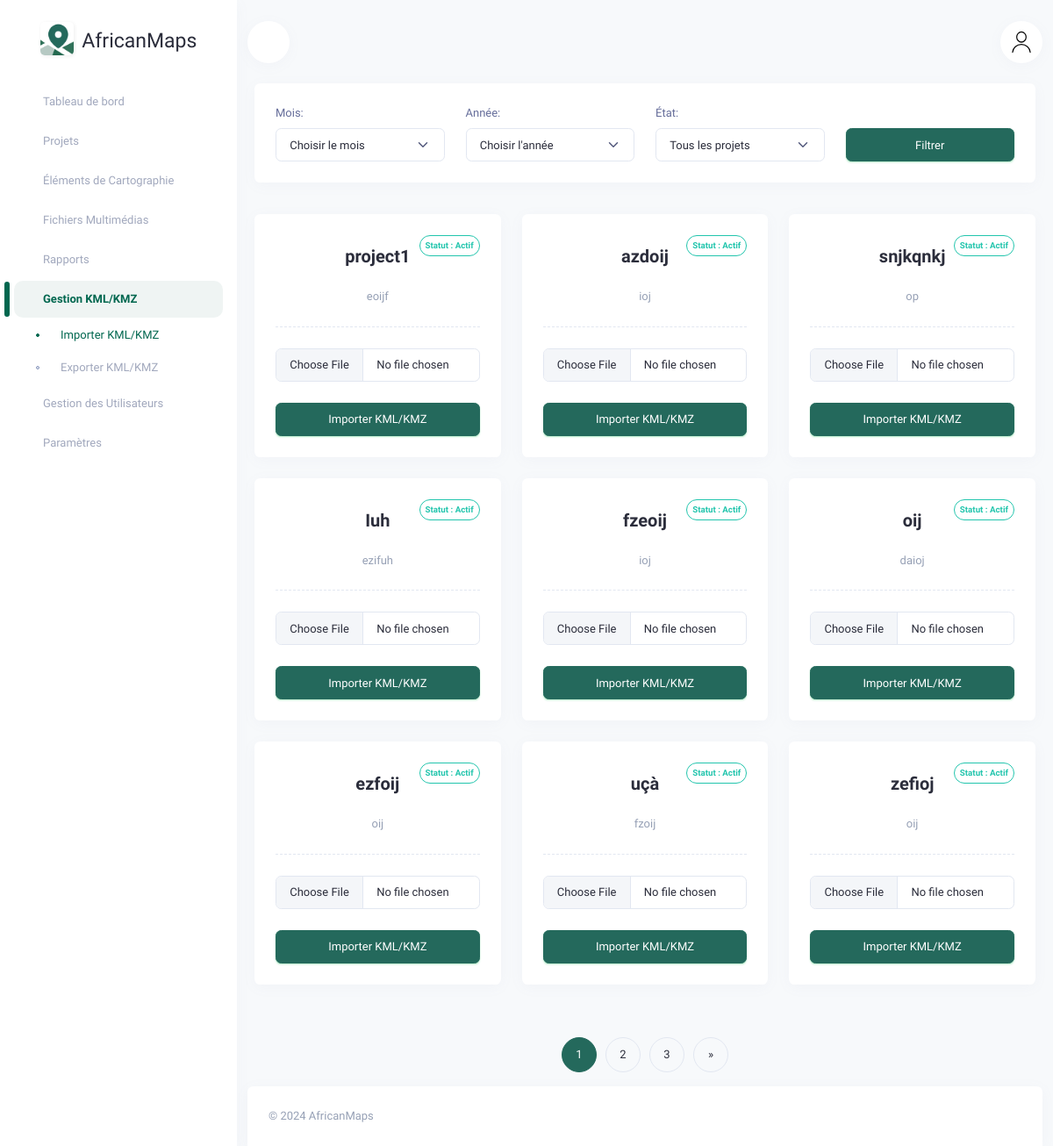
Before: /import/kml-kmz/ with the older database file.
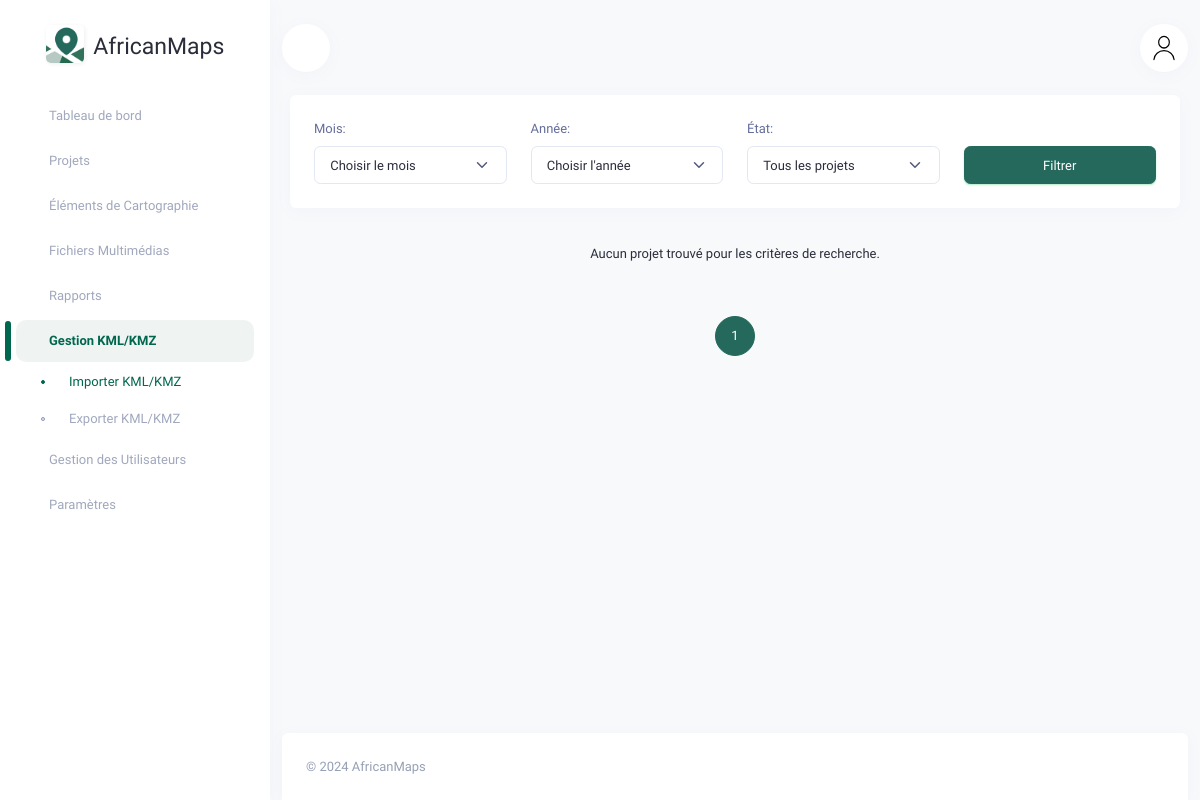
After: the same page with the newer database file.
### dashboard_app/models.py (models this page shows, shortened)
class Location(models.Model):
    geojson = models.TextField()
    description = models.TextField()
    name = models.CharField(max_length=100)
    created_at = models.DateTimeField(auto_now_add=True)
    archived = models.BooleanField(default=False)

### dashboard_app/views.py (the view)
# urls.py: path('import/kml-kmz/', views.import_kml_kmz, name='import_kml_kmz'),
def import_kml_kmz(request):
    month = request.GET.get('month')
    year = request.GET.get('year')
    archived = request.GET.get('archived')
    locations = Location.objects.all().order_by('-created_at')
    if month and not year:
        current_year = datetime.now().year
        locations = locations.filter(created_at__year=current_year, created_at__month=month)
    elif year:
        locations = locations.filter(created_at__year=year)
        if month:
            locations = locations.filter(created_at__month=month)
    if archived == 'archived':
        locations = locations.filter(archived=True)
    elif archived == 'non_archived':
        locations = locations.filter(archived=False)
    paginator = Paginator(locations, 9)
    page_number = request.GET.get('page')
    page_obj = paginator.get_page(page_number)
    months = [{'name': datetime(2000, i, 1).strftime('%B'), 'value': i} for i in range(1, 13)]
    years = range(2020, datetime.now().year + 1)
    context = {
        'page_obj': page_obj,  # Objet de pagination pour les localisations
        'months': months,      # Liste des mois pour le filtre
        'years': years,        # Liste des années pour le filtre
    }
    return render(request, 'dashboard_app/web/import_kml_kmz.html', context)

### dashboard_app/context_processors.py (called while the page is built)
def user_context(request):
    user = request.user
    return {
        'username': user.username if user.is_authenticated else 'Invité',
        'role': 'Administrateur' if user.is_staff else 'Utilisateur',
    }

### dashboard_app/templates/dashboard_app/web/import_kml_kmz.html (shortened to what the changed rows need)
{% extends 'dashboard_app/web/base.html' %}
{% load static %}
{% block content %}
<div class="row">
    {% if page_obj.object_list %}
        {% for location in page_obj %}
        <div class="col-md-6 col-lg-4">
            <div class="card">
                <div class="card-body">
                    <div class="position-absolute top-0 end-0 mt-3 me-3 text-end">
                        {% if location.archived %}
                            <span class="badge rounded-pill bg-transparent border border-danger text-danger p-1 d-block">
                                Statut : Archivé
                            </span>
                        {% else %}
                            <span class="badge rounded-pill border border-success text-success p-1 d-block">
                                Statut : Actif
                            </span>
                        {% endif %}
                    </div>
                    <div class="text-center border-dashed-bottom pb-3">
                        <h5 class="fw-bold my-2 fs-20">{{ location.name }}</h5>
                        <p class="text-muted mt-3 mb-0">{{ location.description|truncatechars:100 }}</p>
                    </div>
                    <div class="mt-3">
                        <form method="post" action="{% url 'upload_kml_kmz' location_id=location.id %}" enctype="multipart/form-data">
                            <div class="mb-3">
                                <input type="file" name="file" accept=".kml,.kmz" class="form-control" required>
                            </div>
                            <button type="submit" class="btn btn-primary w-100">Importer KML/KMZ</button>
                        </form>
                    </div>
                </div>
            </div>
        </div>
        {% endfor %}
    {% else %}
        <p class="text-center">Aucun projet trouvé pour les critères de recherche.</p>
    {% endif %}
</div>
<ul class="pagination justify-content-center mt-4">
    {% for num in page_obj.paginator.page_range %}
        {% if page_obj.number == num %}
            <li class="page-item active">
                <a class="page-link" href="#">{{ num }}</a>
            </li>
        {% else %}
            <li class="page-item">
                <a class="page-link" href="?page={{ num }}">{{ num }}</a>
            </li>
        {% endif %}
    {% endfor %}
    {% if page_obj.has_next %}
        <li class="page-item">
            <a class="page-link" href="?page={{ page_obj.next_page_number }}" aria-label="Suivant">
                <span aria-hidden="true">»</span>
            </a>
        </li>
    {% endif %}
</ul>
{% endblock content %}

Changed rows visible on the page:
removed Location: archived "Statut : Actif", name "project1", description "eoijf"
removed Location: archived "Statut : Actif", name "azdoij", description "ioj"
removed Location: archived "Statut : Actif", name "snjkqnkj", description "op"
removed Location: archived "Statut : Actif", name "Iuh", description "ezifuh"
removed Location: archived "Statut : Actif", name "fzeoij", description "ioj"
removed Location: archived "Statut : Actif", name "oij", description "daioj"
removed Location: archived "Statut : Actif", name "ezfoij", description "oij"
removed Location: archived "Statut : Actif", name "uçà", description "fzoij"
removed Location: archived "Statut : Actif", name "zefioj", description "oij"
Other visible differences:
text now shown: "Aucun projet trouvé pour les critères de recherche."
list line gone: "2"
list line gone: "3"
